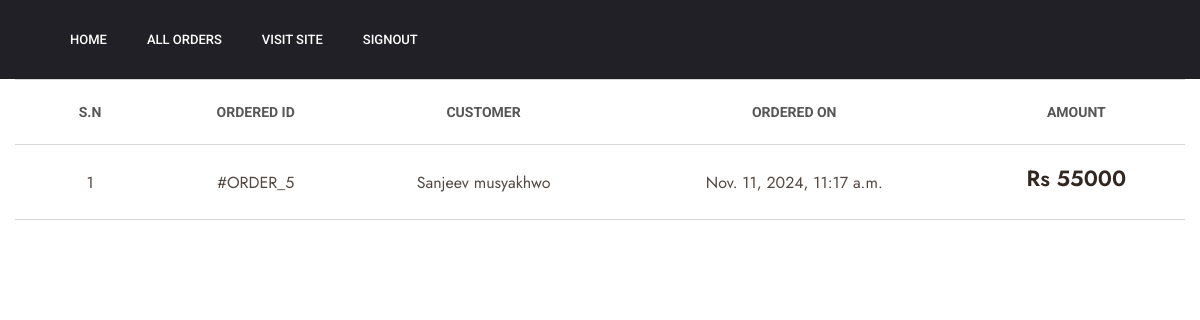
Screenshot of /admin_home/ (signed in) with the database file from the repository.
### app/models.py (models this page shows, shortened)
class Order(models.Model):
  cart = models.OneToOneField(Cart,on_delete=models.CASCADE)
  ordered_by = models.CharField(max_length=200)
  shipping_address = models.CharField(max_length=200)
  mobile = models.CharField(max_length=10)
  email = models.EmailField(null= True,blank=True)
  subtotal = models.PositiveIntegerField()
  discount = models.PositiveIntegerField()
  total = models.PositiveIntegerField()
  order_status = models.CharField(max_length=50, choices=ORDER_STATUS)
  created_at = models.DateTimeField(auto_now_add=True)

### app/views.py (the view)
# urls.py: path('admin_home/', views.AdminHomePage.as_view(), name='adminhome'),
class AdminHomePage(AdminRequiredMixin,TemplateView):
    template_name = 'AdminPanel/adminhome.html'
    def get_context_data(self, **kwargs):
        context = super().get_context_data(**kwargs)
        context['pendingorders'] = Order.objects.filter(
            order_status ='Order Received'
        ).order_by('-id')
        return context

### app/views.py (called while the page is built)
    def dispatch(self, request, *args, **kwargs):
        if request.user.is_authenticated and Admin.objects.filter(user=request.user).exists():
            pass
        else:
            return redirect('/admin_login/')
        return super().dispatch(request, *args, **kwargs)

### templates/AdminPanel/adminhome.html (shortened to what this page needs)
{% extends "AdminPanel/adminbase.html" %}
{% load humanize %}
{% block content %}
<div class="container">
  <div class="row">
      <div class="col-12">
          <div class="cart-wrapper">
              <div class="table-responsive">
                  <table class="table mb-0">
                      <thead>
                          <tr>
                              <th class="product-thumbnail">S.N</th>
                              <th class="product-subtotal">Ordered ID</th>
                              <th class="product-name">Customer</th>
                              <th class="product-price">Ordered On</th>
                              <th class="product-quantity">Amount</th>
                          </tr>
                      </thead>
                      <tbody>
                              {% for order in pendingorders %}
                                  <tr>
                                      <td class="product-name">
                                          <h4>
                                              {{ forloop.counter }}
                                          </h4>
                                      </td>
                                      <td class="product-name">
                                        <h4>
                                            <a href="">#ORDER_{{ order.id }}</a>
                                        </h4>
                                    </td>
                                    <td class="product-name">
                                      <h4>
                                          {{ order.ordered_by }}
                                      </h4>
                                  </td>
                                  <td class="product-name">
                                    <h4>
                                        {{ order.created_at }}
                                    </h4>
                                </td>
                                <td class="product-price">
                                  <h4>
                                      Rs {{ order.total }}
                                  </h4>
                              </td>
                              {% endfor %}
                      </tbody>
                  </table>
              </div>
          </div>
      </div>
  </div>
</div>
{% endblock content %}

### rows the page displays
Order: id "5", ordered_by "Sanjeev musyakhwo", created_at "Nov. 11, 2024, 11:17 a.m.", total "55000"
